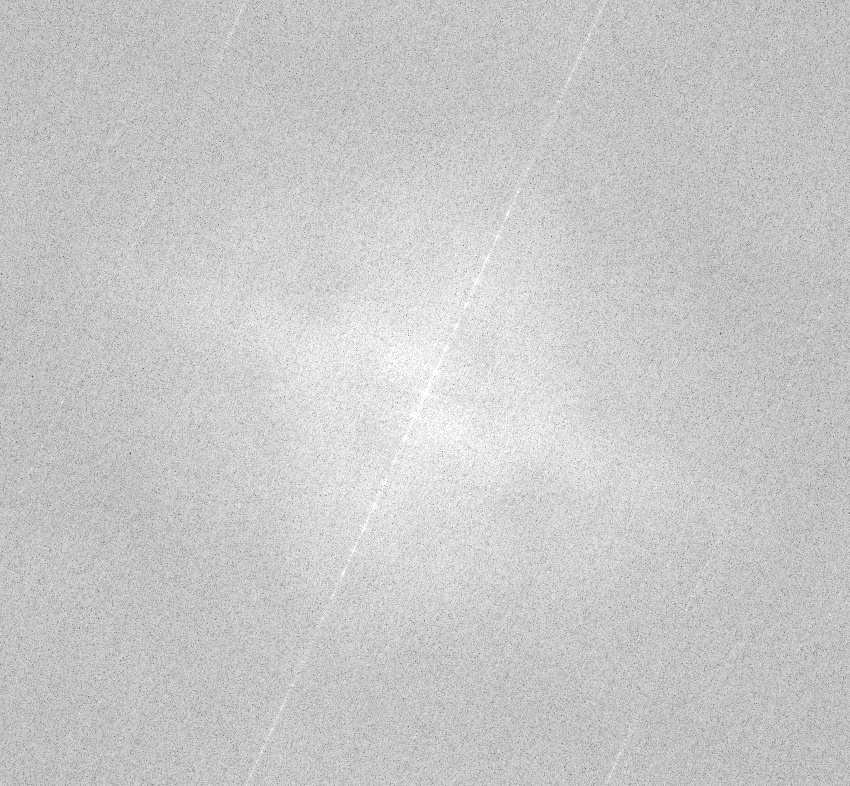
#> input picture deskew_image/A-skewed_doc_mag_spec.jpg, 850 x 786 px
$ python deskew_image_FFT.py A-skewed_doc_mag_spec.jpg
#> lines starting #> are read from the running program, lines starting #| are printed output that depends on the picture; long printed decimals are rounded
#!/bin/python

import numpy as np
import pylab as plt
from sklearn.decomposition import PCA
import cv2
import sys


def linear_fit(x, y):
	n = len(x)
	denom = n * sum(x**2) - sum(x)**2
	slope = (n*sum(x*y) - sum(x)*sum(y))/denom
	intercept = (sum(y) - slope*sum(x))/n
	return slope, intercept


def scale_data(x, y, hi, lo):
    x_scaled = (hi - lo)*(x - min(x))/(max(x) - min(x))
    y_scaled = (hi - lo)*(y - min(y))/(max(y) - min(y))
    return x_scaled, y_scaled


def correct_angle(angle):
	if angle < -45:
		angle = -(90 + angle)
	# otherwise, just take the inverse of the angle to make
	# it positive
	elif angle > 135:
		angle = -(angle - 180)
	else:
		angle = -angle
	return angle


img_filepath = sys.argv[1]

print("deskewing {}".format(img_filepath))
image = cv2.imread(img_filepath)
#> image is the input picture: shape (786, 850, 3); min 53, max 255, mean 200.4
gray = cv2.cvtColor(image, cv2.COLOR_BGR2GRAY)
gray = cv2.bitwise_not(gray)
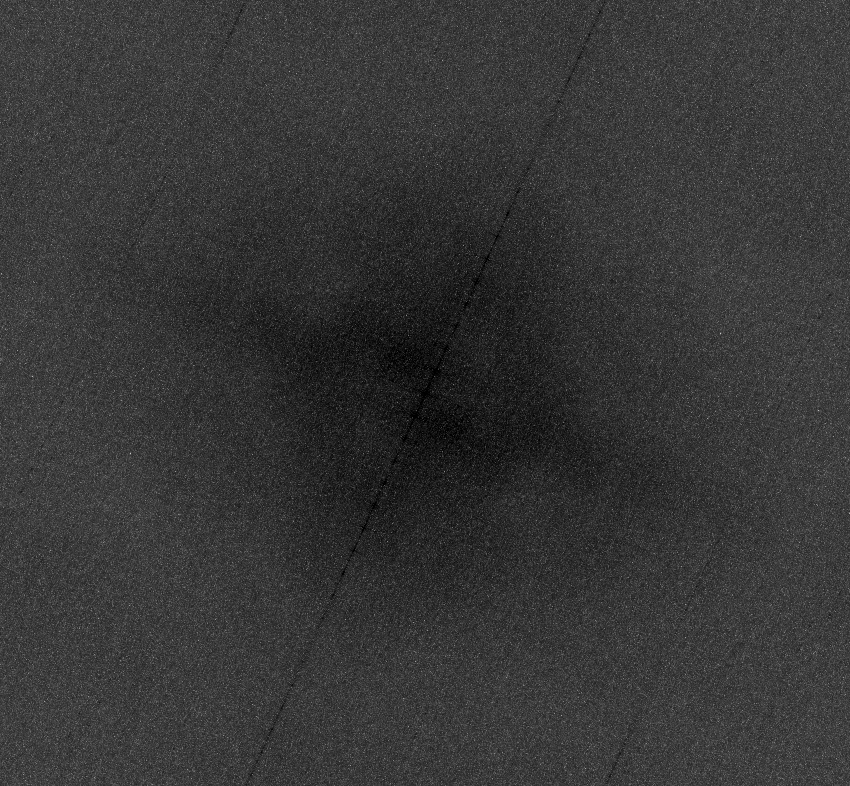
#> gray: shape (786, 850); min 0, max 202, mean 54.6
thresh = cv2.threshold(gray, 0, 255,cv2.THRESH_BINARY | cv2.THRESH_OTSU)[1]
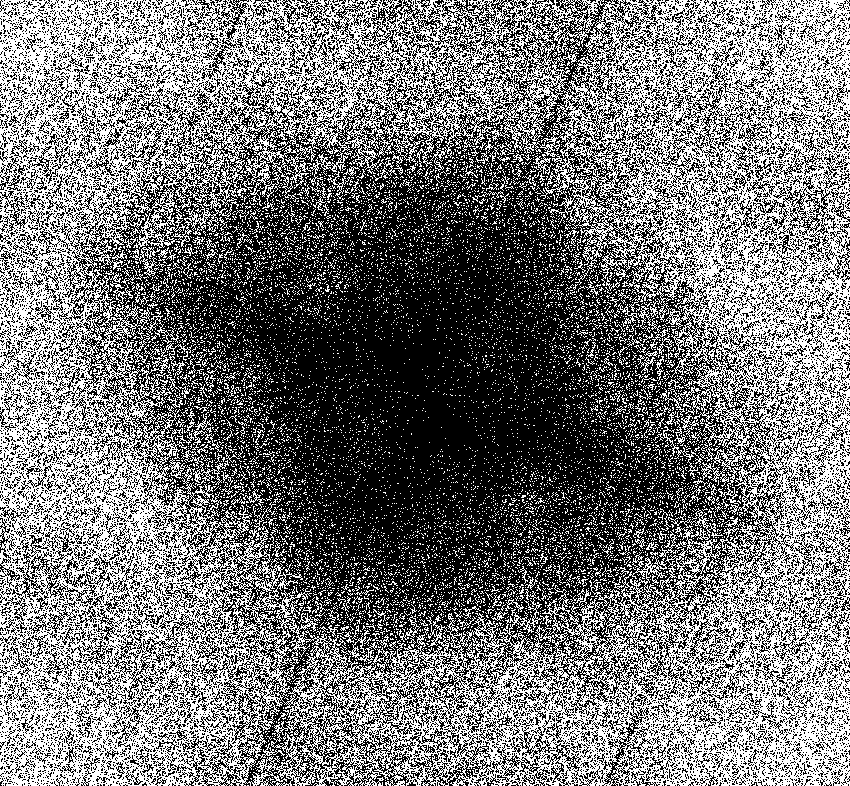
#> thresh: shape (786, 850); 46.9% white in thin lines or dots

print("applying fft to image...")
fft_image = np.fft.fft2(thresh)
fft_image = np.fft.fftshift(fft_image)
magnitude_spectrum = 20*np.log(abs(fft_image))
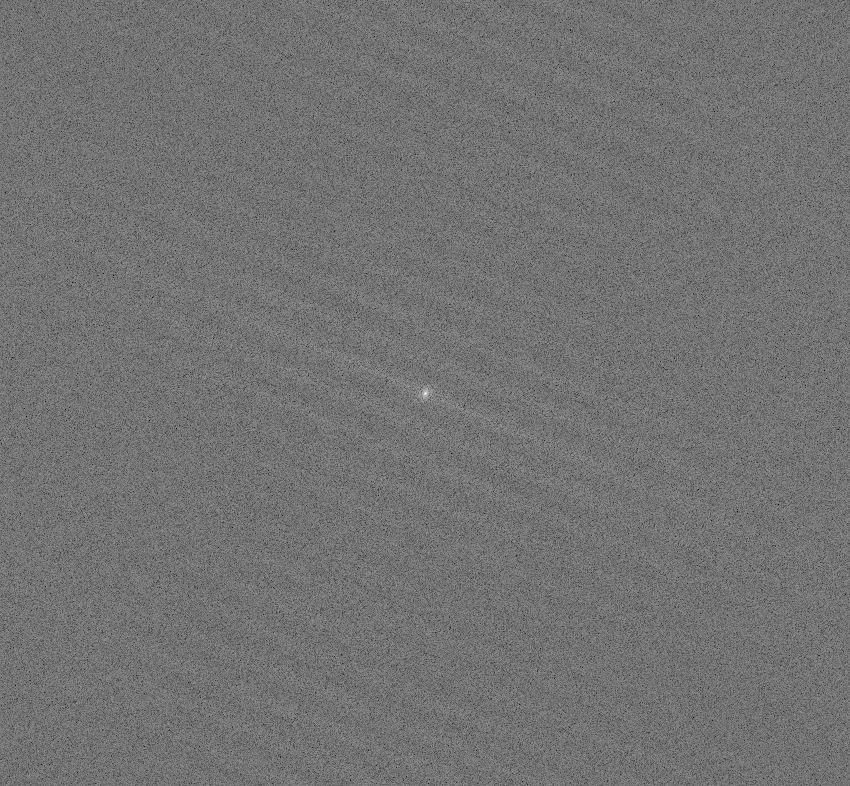
#> magnitude_spectrum: shape (786, 850) float64; min 102.2, max 363.9, mean 220.4; drawn with min black and max white
cv2.imwrite("magnitude_spectrum.jpg",magnitude_spectrum)
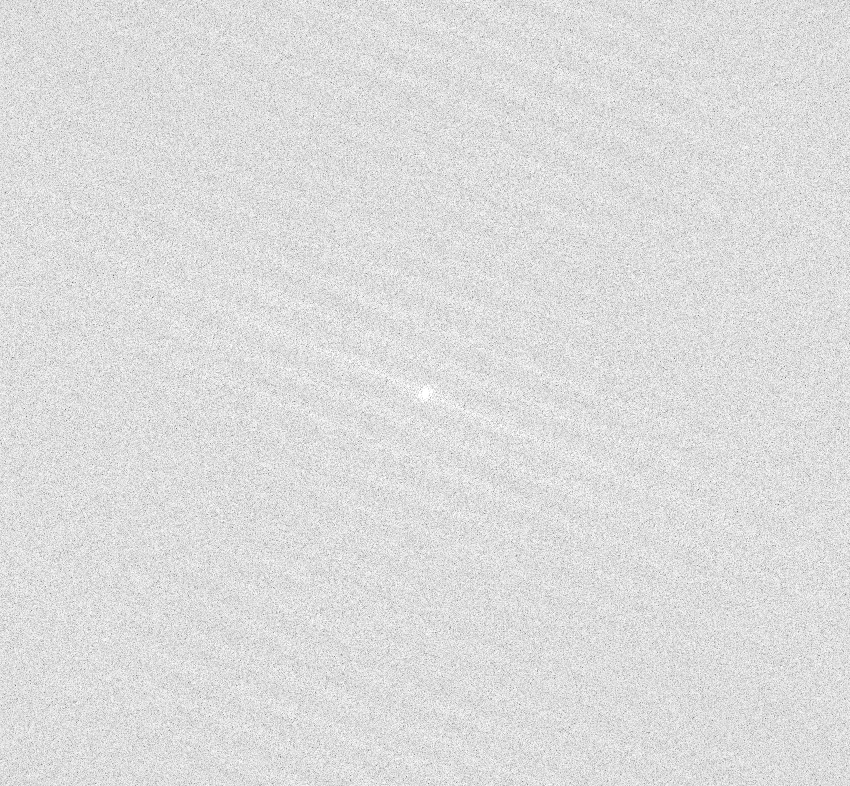
#> saved as magnitude_spectrum.jpg: shape (786, 850); min 102, max 255, mean 220.4

##for fft method
x, y = np.where(np.flipud(magnitude_spectrum)>=255)
#> x = 325 values from 8 to 776; y = 325 values, max 848 at index 323, min 2 at index 1, mean 425
angle1 = np.arctan2(max(y)-min(y), max(x)-min(x))*180/np.pi
#> angle1 = 47.77
print("Angle 1:{}".format(angle1))
#| Angle 1:47.767

x_scaled, y_scaled = scale_data(x, y, 1, 0)
#> in scale_data, `x_scaled = (hi - lo)*(x - min(x))/(max(x) - min(x))`: x_scaled = 325 values from 0 to 1
#> in scale_data, `y_scaled = (hi - lo)*(y - min(y))/(max(y) - min(y))`: y_scaled = 325 values, max 1 at index 323, min 0 at index 1, mean 0.5
#> x_scaled = 325 values from 0 to 1
slope, intercept = linear_fit(x, y)
#> in linear_fit, `n = len(x)`: n = 325
#> in linear_fit, `denom = n * sum(x**2) - sum(x)**2`: denom = 1458490150
#> in linear_fit, `slope = (n*sum(x*y) - sum(x)*sum(y))/denom`: slope = 0.0618
#> in linear_fit, `intercept = (sum(y) - slope*sum(x))/n`: intercept = 400.8
#> slope = 0.0618; intercept = 400.8
y_fit = slope*x + intercept
#> y_fit = 325 values from 401.3 to 448.7
angle2 = np.arctan2(max(y_fit)-min(y_fit), max(x) - min(x))*180/np.pi
#> angle2 = 3.54
print("Angle 2: {}".format(angle2))
#| Angle 2: 3.538

print("Applying pca...")
pca = PCA(n_components=1)
data = np.column_stack([x,y])
#> data = 325 pairs, first value 8 to 776, second value 2 to 848
pca.fit(data)
first_comp = pca.transform(data)
#> first_comp = 325 values, max 479.3 at index 323, min -479.3 at index 1, mean -2.41e-14
first_comp_inv = pca.inverse_transform(first_comp)
#> first_comp_inv = 325 pairs, first value 311.4 to 472.6, second value -47.52 to 897.5
x_pca, y_pca = first_comp_inv.T
#> x_pca = 325 values, max 472.6 at index 323, min 311.4 at index 1, mean 392; y_pca = 325 values, max 897.5 at index 323, min -47.52 at index 1, mean 425
angle3 = np.arctan2(max(y_pca)-min(y_pca),max(x_pca)-min(x_pca))*180/np.pi
#> angle3 = 80.32
print("Angle 3: {}".format(angle3))
#| Angle 3: 80.323

##for pca and linear fit mnethod
print("Applying linear fit method...")
y, x = np.where(np.flipud(thresh==255))
#linear
x_scaled, y_scaled = scale_data(x, y, 1, 0)
slope, intercept = linear_fit(x, y)
#> slope = 0.00625; intercept = 390
y_fit = slope*x + intercept
angle4 = np.arctan2(max(y_fit)-min(y_fit),max(x)-min(x))*180/np.pi
#> angle4 = 0.358
print("Angle 4: {}".format(angle4))
#| Angle 4: 0.3584

#pca
pca = PCA(n_components=1)
data = np.column_stack([x,y])
#> data = 313561 pairs, first value 0 to 849, second value 0 to 785
pca.fit(data)
first_comp = pca.transform(data)
first_comp_inv = pca.inverse_transform(first_comp)
#> first_comp_inv = 313561 pairs, first value -12.95 to 862, second value 377.5 to 407.8
x_pca, y_pca = first_comp_inv.T
angle5 = np.arctan2(max(y_pca)-min(y_pca),max(x_pca)-min(x_pca))*180/np.pi
#> angle5 = 1.99
print("Angle 5: {}".format(angle5))
#| Angle 5: 1.985


print("Applying box detection method...")
##for bounding box method
coords = np.column_stack(np.where(thresh > 0))
#> coords = 313561 pairs, first value 0 to 785, second value 0 to 849
angle6 = cv2.minAreaRect(coords)[-1]
#> angle6 = -90
print("Angle 6: {}".format(angle6))
#| Angle 6: -90.0
